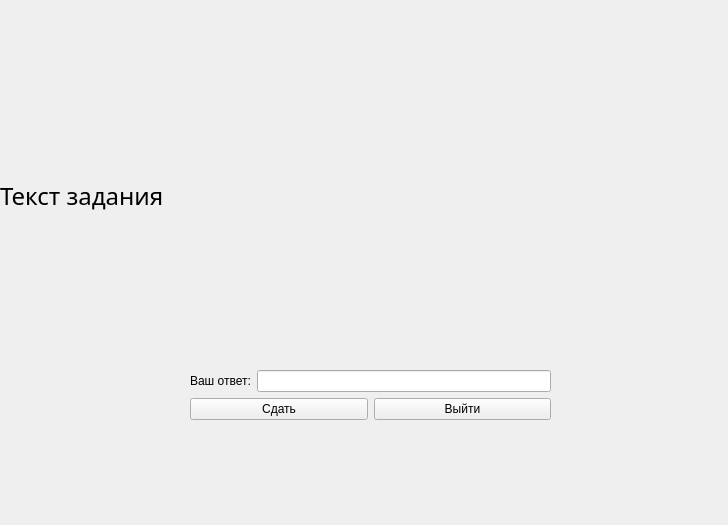
<?xml version="1.0" encoding="UTF-8"?>
<ui version="4.0">
 <class>TaskForm</class>
 <widget class="QWidget" name="TaskForm">
  <property name="geometry">
   <rect>
    <x>0</x>
    <y>0</y>
    <width>728</width>
    <height>525</height>
   </rect>
  </property>
  <property name="windowTitle">
   <string>Form</string>
  </property>
  <widget class="QLabel" name="taskText">
   <property name="geometry">
    <rect>
     <x>0</x>
     <y>10</y>
     <width>721</width>
     <height>371</height>
    </rect>
   </property>
   <property name="font">
    <font>
     <family>Academy Engraved LET</family>
     <pointsize>18</pointsize>
    </font>
   </property>
   <property name="text">
    <string>Текст задания</string>
   </property>
  </widget>
  <widget class="QWidget" name="layoutWidget">
   <property name="geometry">
    <rect>
     <x>190</x>
     <y>370</y>
     <width>361</width>
     <height>121</height>
    </rect>
   </property>
   <layout class="QVBoxLayout" name="verticalLayout">
    <item>
     <layout class="QHBoxLayout" name="horizontalLayout">
      <item>
       <widget class="QLabel" name="YourAnswerlabel">
        <property name="text">
         <string>Ваш ответ:</string>
        </property>
       </widget>
      </item>
      <item>
       <widget class="QLineEdit" name="AnswerLineEdit"/>
      </item>
     </layout>
    </item>
    <item>
     <layout class="QHBoxLayout" name="horizontalLayout_2">
      <item>
       <widget class="QPushButton" name="TryButton">
        <property name="text">
         <string>Сдать</string>
        </property>
       </widget>
      </item>
      <item>
       <widget class="QPushButton" name="LoseButton">
        <property name="text">
         <string>Выйти</string>
        </property>
       </widget>
      </item>
     </layout>
    </item>
    <item>
     <widget class="QLabel" name="statusLabel">
      <property name="text">
       <string/>
      </property>
     </widget>
    </item>
   </layout>
  </widget>
 </widget>
 <resources/>
 <connections/>
</ui>
